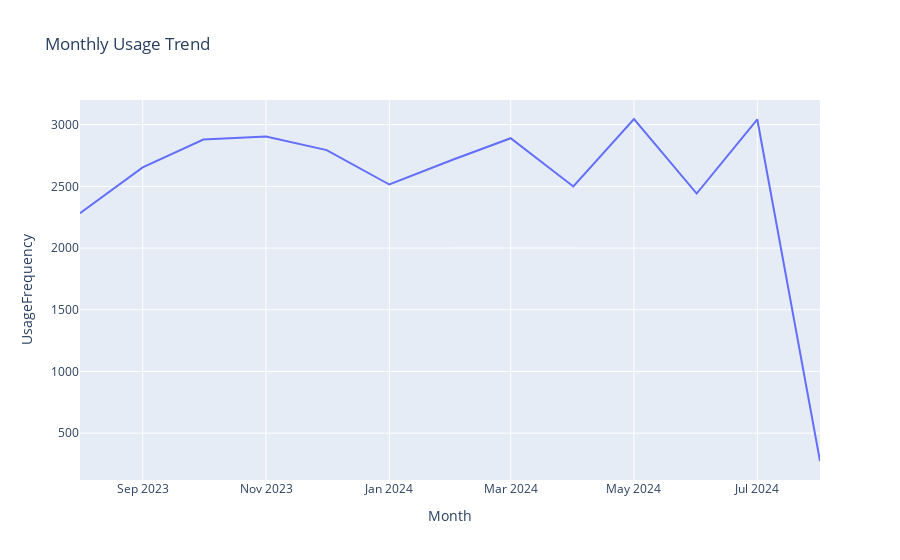

Write notebook code for a chart like this one.
### Markdown cell above
Usage across BenefitsIDs is generally balanced, with most ranging from 800 to 1100 uses. BenefitID4, ID21 and ID10 are top performers with more than 1200 uses respectively. BenefitID14 and ID18 have the lowest uptake with around 800 uses

### Code cell
#Monthly usage trend
monthly_usage=merged.groupby('Month')['UsageFrequency'].sum().reset_index()
fig2=px.line(monthly_usage,x='Month', y='UsageFrequency', title='Monthly Usage Trend')
fig2.show()

### Figure 1 — Plotly figure (JSON) as saved in the notebook; plotly's stock layout.template omitted (floating-point values rounded to 4 significant figures)
{"data": [{"hovertemplate": "Month=%{x}<br>UsageFrequency=%{y}<extra></extra>", "legendgroup": "", "line": {"color": "#636efa", "dash": "solid"}, "marker": {"symbol": "circle"}, "mode": "lines", "name": "", "orientation": "v", "showlegend": false, "type": "scatter", "x": ["2023-08", "2023-09", "2023-10", "2023-11", "2023-12", "2024-01", "2024-02", "2024-03", "2024-04", "2024-05", "2024-06", "2024-07", "2024-08"], "xaxis": "x", "y": [2282, 2654, 2879, 2905, 2794, 2515, 2714, 2890, 2499, 3046, 2442, 3042, 274], "yaxis": "y"}], "layout": {"legend": {"tracegroupgap": 0}, "title": {"text": "Monthly Usage Trend"}, "xaxis": {"anchor": "y", "domain": [0, 1], "title": {"text": "Month"}}, "yaxis": {"anchor": "x", "domain": [0, 1], "title": {"text": "UsageFrequency"}}}}
